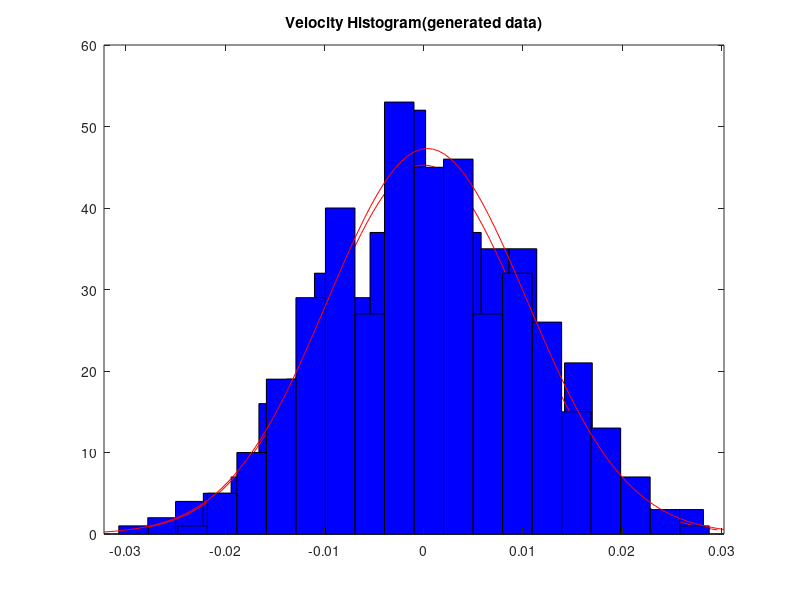
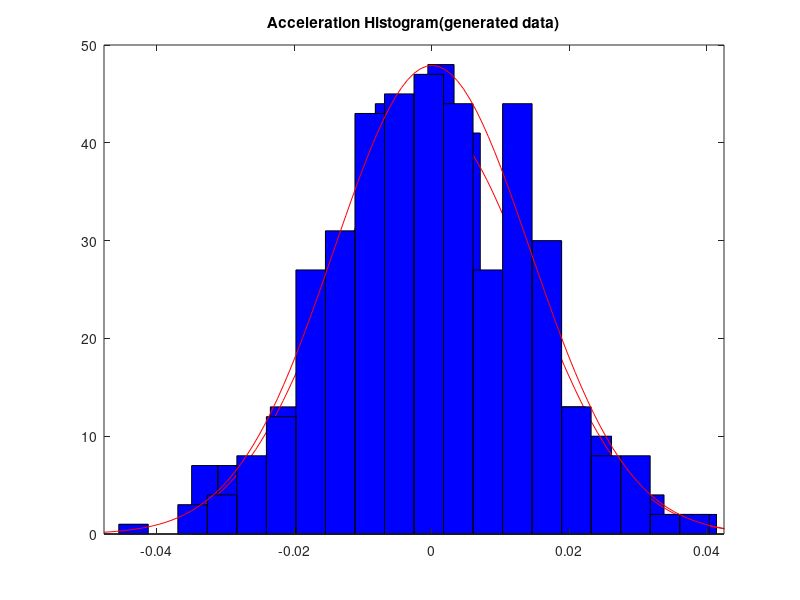
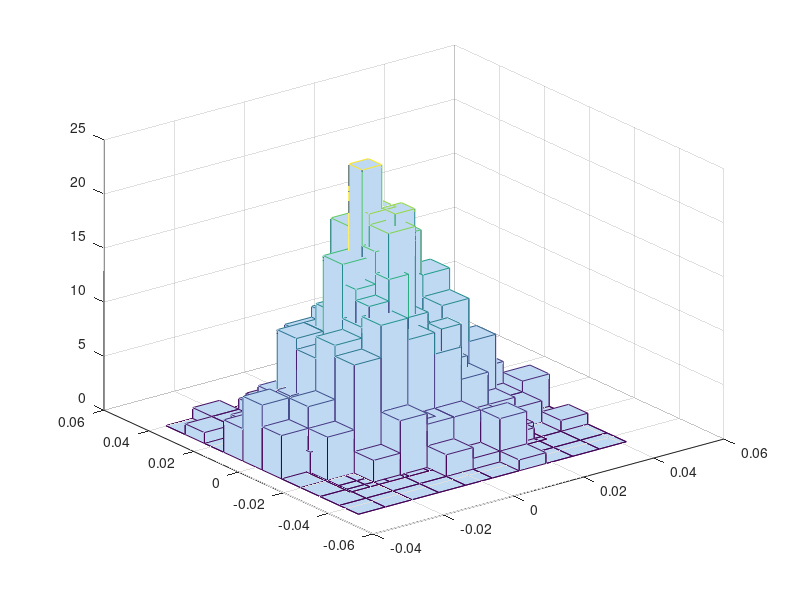

Here is the MATLAB script that generated these plots, in order:
cla;
n1 = normrnd(1.0e-06,1.0e-02,400,1);
n2 = normrnd(1.0e-05,1.0e-02,400,1);
histfit(n1);
hold on
histfit(n2);
title('Velocity Histogram(generated data)')
saveas(gcf,'/home/eric.coughlin/public_html/mat_test_hist.png')
figure()
acceleration_n1 = diff(n1);
acceleration_n2 = diff(n2);
histfit(acceleration_n1)
hold on
histfit(acceleration_n2)
title('Acceleration Histogram(generated data)')
saveas(gcf,'/home/eric.coughlin/public_html/mat_test_acc_hist.png')
figure()
velocity_data = [n1, n2];
acceleration_data = [acceleration_n1, acceleration_n2]
hist3(velocity_data)
hold on 
hist3(acceleration_data)
saveas(gcf,'/home/eric.coughlin/public_html/mat_test_vel_acc_hist.epsc')

